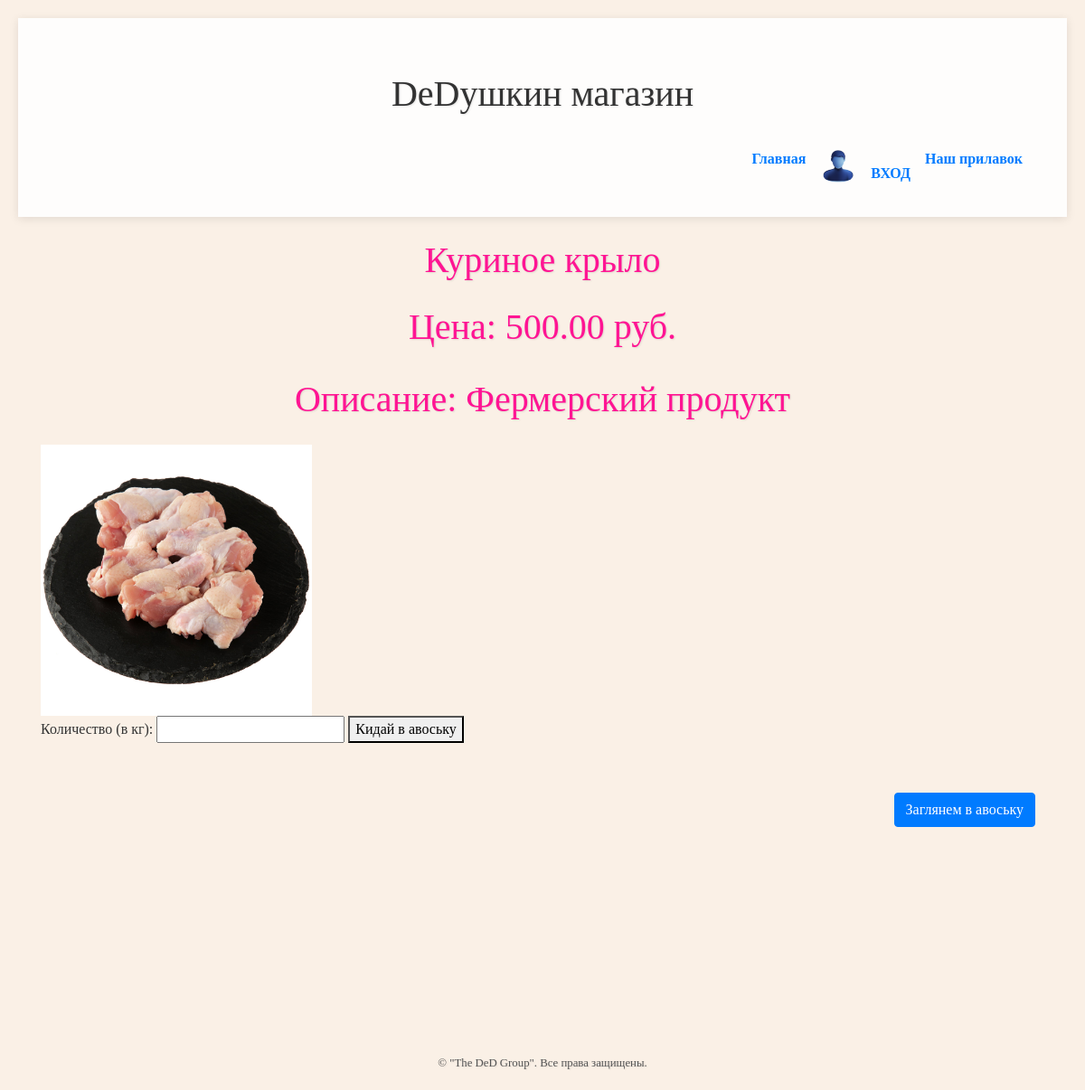
The page /products/4/ on the database as committed earlier.
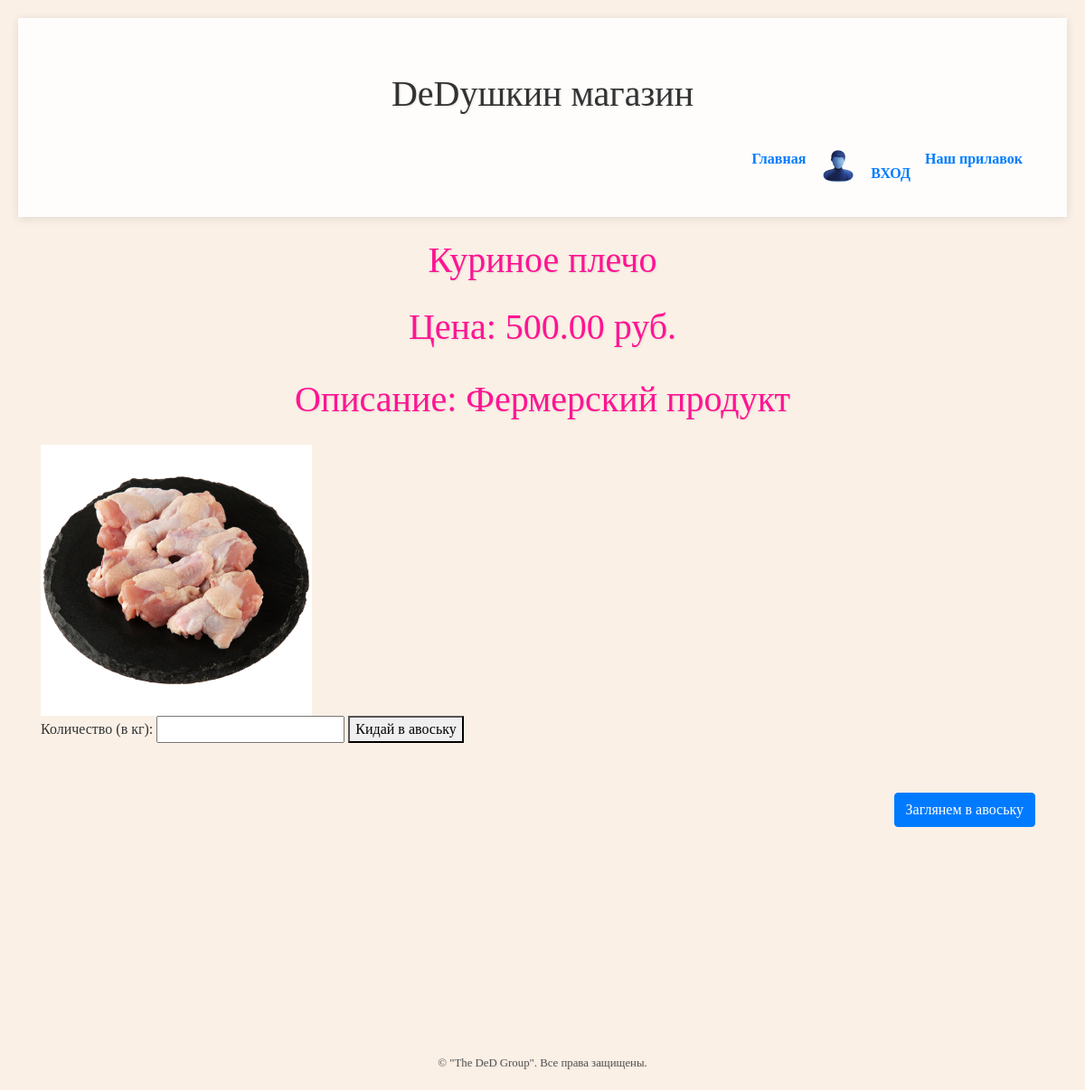
The same page on the database as committed later.
### myshop_dj/models.py (models this page shows, shortened)
class Product(models.Model):
    name = models.CharField(max_length=255, unique=True)
    description = models.TextField()
    price = models.DecimalField(max_digits=10, decimal_places=2)
    category = models.ForeignKey(Category, related_name='products', on_delete=models.CASCADE, null=True)  # Измените на Category
    image = models.ImageField(upload_to='products/', blank=True, null=True)
    stock = models.PositiveIntegerField()

### myshop_dj/views.py (the view)
# urls.py: path('products/<int:pk>/', product_detail, name='product_detail'),
def product_detail(request, pk):
    product = get_object_or_404(Product, pk=pk)  # Получаем продукт по первичному ключу
    return render(request, 'myshop_dj/product_detail.html', {'product': product})

### templates/myshop_dj/product_detail.html (shortened to what this page needs)
{% extends 'myshop_dj/base.html' %}
{% load static %}
{% block content %}
    <h1>{{ product.name }}</h1>
    <link rel="stylesheet" type="text/css" href="{% static 'style.css' %}">
    <p>Цена: {{ product.price }} руб.</p>
    <p>Описание: {{ product.description }}</p>
    {% if product.image %}
        <img src="{{ product.image.url }}" alt="{{ product.name }}" style="max-width: 300px;">
    {% endif %}
    <form action="{% url 'add_to_cart' product.pk %}" method="post">
        <label for="quantity">Количество (в кг):</label>
        <input type="number" name="quantity" id="quantity" min="1" step="0.1" required>
        <button type="submit" class="add-to-cart-button">Кидай в авоську</button>
    </form>
    <div class="container" style="position: relative; min-height: 300px;">
        <div class="navigation mb-3 d-flex flex-column align-items-end" style="position: absolute; top: 10px; right: 10px;">
            <a href="{% url 'cart_view' %}" class="btn btn-primary mb-2">Заглянем в авоську</a>
        </div>
    </div>
{% endblock %}

Rows that differ between the two databases and show on the page:
changed Product "Фермерский продукт": name "Куриное крыло" → "Куриное плечо"
